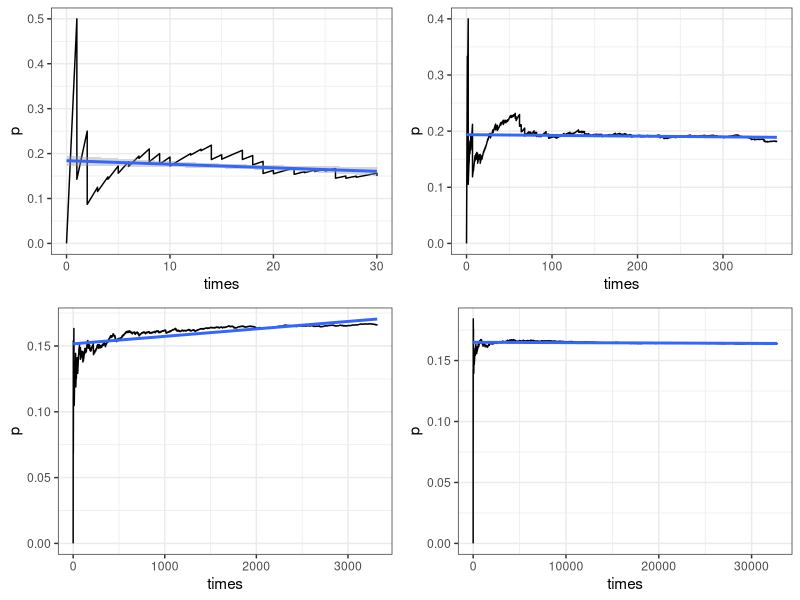

Write the R code that produced this figure.
## ---- chunk 1
knitr::opts_chunk$set(cache = TRUE)
## ---- chunk 2
dice <- function(n){
  library(ggplot2)
  m = 0
  times = c()
  p = c()
  for (i in 1:n) {
    value = sample(c(1, 2, 3, 4, 5, 6), 1, replace = TRUE, prob = c(1/6, 1/6, 1/6, 1/6, 1/6, 1/6))
    if(value == 1){
      m = m + 1
      times[i] = m
      p[i] = m/i
    }else{
      times[i] = m
      p[i] = m/i
    }
  }
  df <- data.frame(times, p)
  ggplot(df, aes(x = times, y = p)) + geom_line() + geom_smooth(method = lm)
}

library(ggthemes)
p1 <- dice(200) + theme_bw()
p2 <- dice(2000) + theme_bw()
p3 <- dice(20000) + theme_bw()
p4 <- dice(200000) + theme_bw()
cowplot::plot_grid(p1, p2, p3, p4, ncol = 2)
